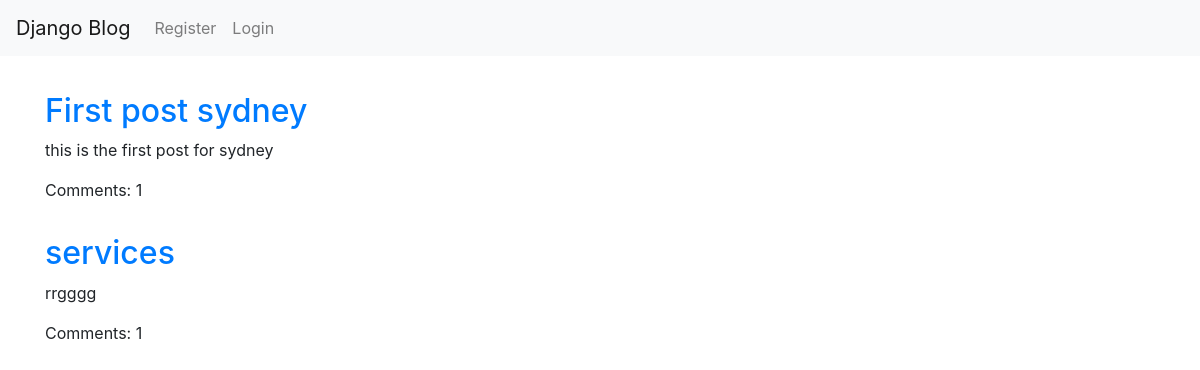
The app's page /, older data.
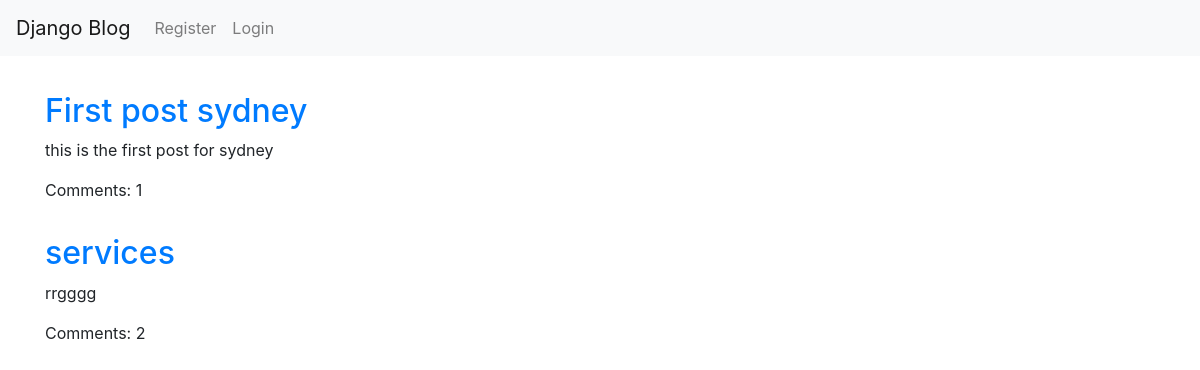
The same page, newer data.
### blog/models.py (models this page shows, shortened)
class Post(models.Model):
    title = models.CharField(max_length=200)
    author = models.ForeignKey('auth.User', on_delete=models.CASCADE,)
    body = models.TextField()

### blog/views.py (the view)
# urls.py: path('', BlogListView.as_view(), name='home'),
class BlogListView(ListView):
    model = Post
    template_name = 'home.html'

### templates/home.html
{% extends 'base.html' %}
{% block content %}
    {% for post in object_list %}
    <div class='post-entry pt-3'>
        <h2><a href="{% url 'post_detail' post.pk %}">{{ post.title }}</a></h2>
        <p>{{ post.body }}</p>
        <p>Comments: {{ post.comments.count }}</p>
    </div>
    {% endfor %}
{% endblock %}

### templates/base.html (shortened to what this page needs)
{% load static %}
<!doctype html>
<html lang="en">
  <head>
    <link rel="stylesheet" href="https://stackpath.bootstrapcdn.com/bootstrap/4.3.1/css/bootstrap.min.css">
    <link rel="stylesheet" href="{% static 'css/style.css' %}">
  </head>
  <body>
    <nav class="navbar navbar-expand-md navbar-light bg-light">
        <a class="navbar-brand" href="{% url 'home' %}">Django Blog</a>
        <div class="collapse navbar-collapse" id="navbarNav">
            <ul class="navbar-nav">
                {% if user.is_authenticated %}
                <li class="nav-item">
                    <a class="nav-link" href="{% url 'post_new' %}">New Post</a>
                </li>
                <li class="nav-item">
                    <a class="nav-link" href="{% url 'edit_profile' %}">Edit Profile</a>
                </li>
                <li class="nav-item">
                    <a class="nav-link" href="{% url 'logout' %}">Logout</a>
                </li>
                {% else %}
                <li class="nav-item">
                    <a class="nav-link" href="{% url 'register' %}">Register</a>
                </li>
                <li class="nav-item">
                    <a class="nav-link" href="{% url 'login' %}">Login</a>
                </li>
                {% endif %}
            </ul>
        </div>
    </nav>
    <div class="container">
        {% block content %}
        {% endblock %}
    </div>
  </body>
</html>

### static/css/style.css (style rules this page uses)
.container { padding-top: 20px; }

Row changes from the older to the newer data that the page shows:
changed Post "services": comments.count "1" → "2"
